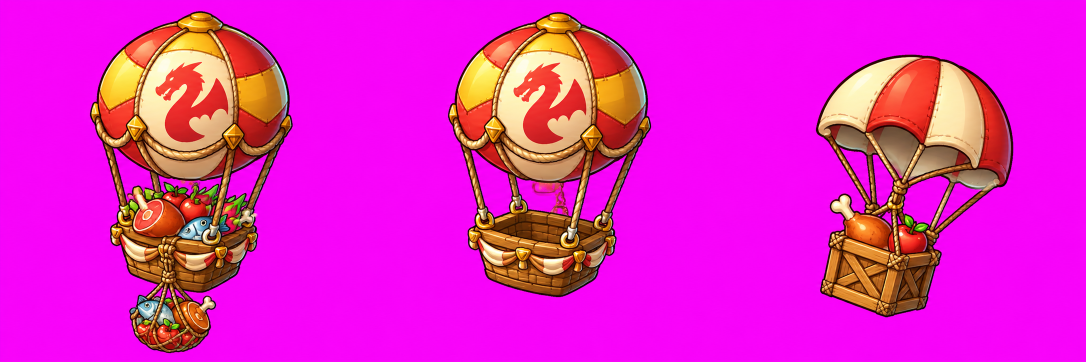
#> input picture assets/balloon/balloon.png, 2172 x 724 px (shown at 1/2 size)
$ python slice_balloon.py
#> lines starting #> are read from the running program, lines starting #| are printed output that depends on the picture; after the words box and inside, x2 and y2 are one past the last pixel; in counts of white or black regions, pixels touching at a corner belong together
### tools/lib/image.py
"""Shared image processing helpers (OpenCV + Pillow)."""
from __future__ import annotations

import numpy as np
from PIL import Image


def key_magenta(img: Image.Image) -> Image.Image:
    """Flat #FF00FF background -> transparency. 'Magenta-ness' = min(R, B) - G is ~250 on the
    background and grid lines and <= 0 on the dragon; edges get partial alpha and are despilled
    (the pink fringe is pulled back to grey) so they blend into any background."""
    arr = np.asarray(img.convert("RGB")).astype(np.float32)
    r, g, b = arr[..., 0], arr[..., 1], arr[..., 2]
    m = np.minimum(r, b) - g
    alpha = 1 - np.clip((m - 30) / 80, 0, 1)
    spill = np.clip(m, 0, None)
    out = np.dstack([r - spill, g, b - spill, alpha * 255]).clip(0, 255).astype(np.uint8)
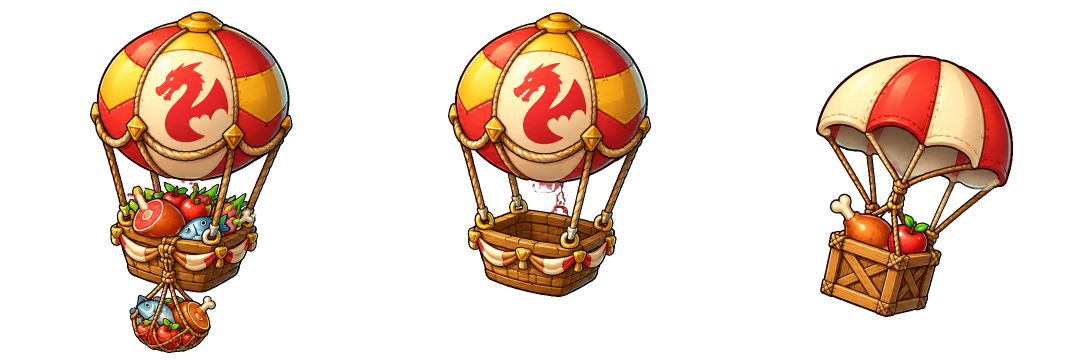
#> out: shape (724, 2172, 4) (shown at 1/2 size); mean of channels 0, 1, 2, 3 53.4, 33.2, 21.5, 71.7; transparent parts drawn white
    return Image.fromarray(out, "RGBA")


# [48 lines left out: functions key_distance, components, cut, shade, not called in this run]

### tools/slice_balloon.py
"""Food balloon + hunger icons -> frontend/public/balloon/.

  assets/balloon/balloon.png   3 cells side by side on magenta: loaded balloon (food net hanging under
                               the basket), empty balloon, food crate on a parachute
  assets/balloon/hunger.png    4 cells side by side on magenta: "hungry" bubble (ham), "starving"
                               bubble (cracked bowl), drool drop, stomach-growl swirl

Writes balloon_full.png + balloon_empty.png (one shared crop, so swapping them does not jump),
crate.png and hunger_1..4.png.
Usage: .venv/bin/python tools/slice_balloon.py
"""
import numpy as np
from PIL import Image

from lib.image import key_magenta
from lib.paths import ASSETS, PUBLIC

SRC, OUT = ASSETS / "balloon", PUBLIC / "balloon"


def cells(img, cols, rows):
#> called with cols = 3, rows = 1
    cw, ch = img.width / cols, img.height / rows
#> cw = 724; ch = 724
    return [img.crop((round(c * cw), round(r * ch), round((c + 1) * cw), round((r + 1) * ch)))
            for r in range(rows) for c in range(cols)]


def bbox(*imgs, pad=4):
    """One box around the opaque pixels of every image (same-size cells)."""
    a = np.max([np.asarray(im)[..., 3] for im in imgs], axis=0) > 12
    ys, xs = np.nonzero(a)
    return (max(0, xs.min() - pad), max(0, ys.min() - pad), xs.max() + pad + 1, ys.max() + pad + 1)


def save(im, name, size):
    im = im.copy()
    im.thumbnail((size, size), Image.LANCZOS)
    im.save(OUT / f"{name}.png", optimize=True)


def main():
    OUT.mkdir(parents=True, exist_ok=True)
    full, empty, crate = cells(key_magenta(Image.open(SRC / "balloon.png")), 3, 1)
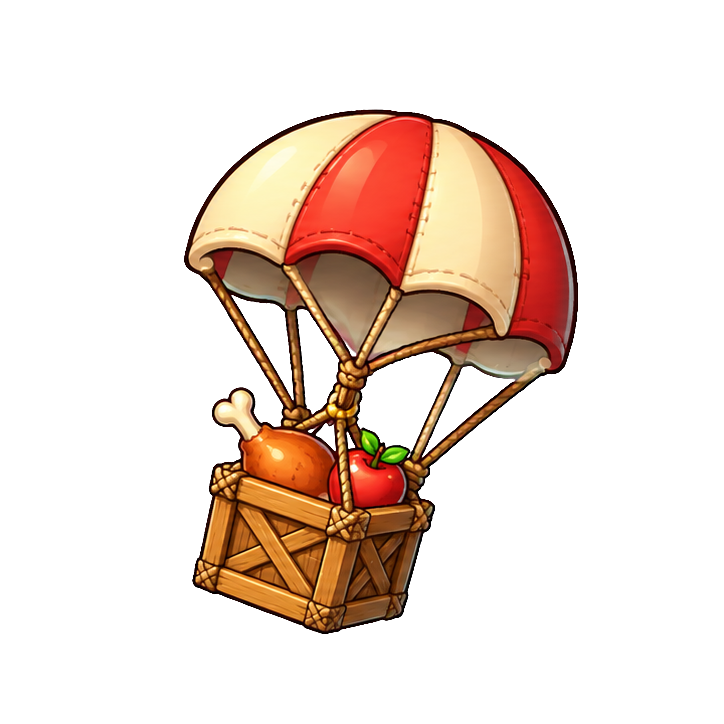
#> crate: PIL image 724x724 RGBA; mean R, G, B, A 45.3, 28.6, 20.6, 60.7; transparent parts drawn white
    box = bbox(full, empty)
#> box = (168, 18, 589, 710)
    save(full.crop(box), "balloon_full", 520)
    save(empty.crop(box), "balloon_empty", 520)
    save(crate.crop(bbox(crate)), "crate", 260)
    for k, im in enumerate(cells(key_magenta(Image.open(SRC / "hunger.png")), 4, 1)):
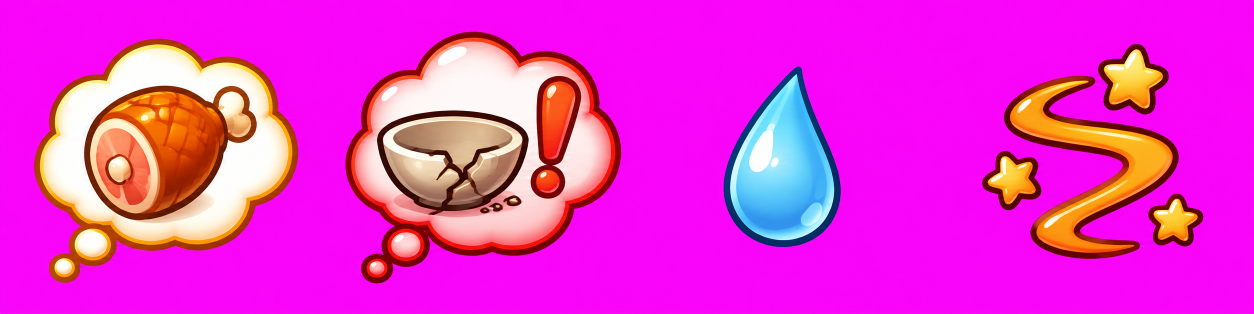
#> input picture assets/balloon/hunger.png, 2508 x 627 px (shown at 1/2 size)
#> in key_magenta (call 2), `alpha = 1 - np.clip((m - 30) / 80, 0, 1)`:
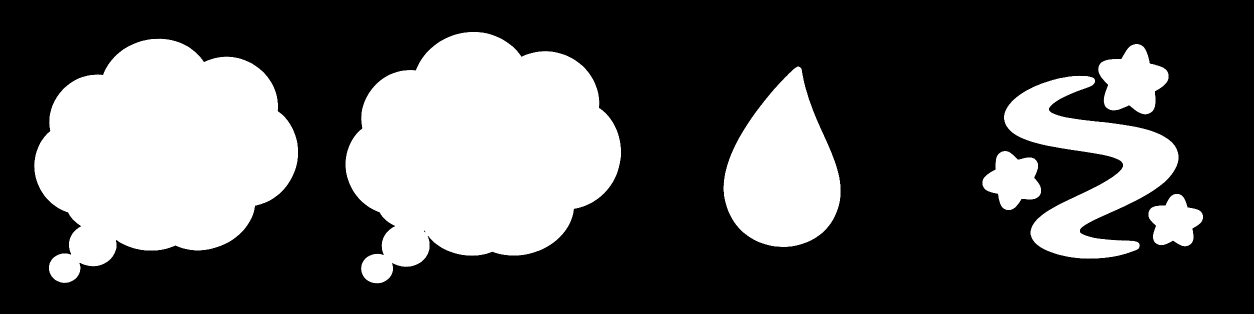
#> alpha: shape (627, 2508) float32 (shown at 1/2 size); min 0, max 1, mean 0.318
#> in key_magenta (call 2), `out = np.dstack([r - spill, g, b - spill, alpha * 255]).clip(0, 255).a..`:
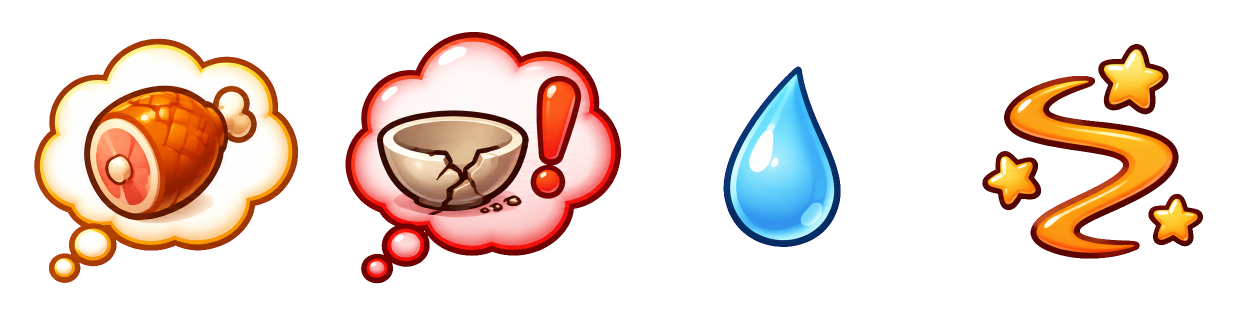
#> out: shape (627, 2508, 4) (shown at 1/2 size); mean of channels 0, 1, 2, 3 66.7, 49.6, 41.3, 81.2; transparent parts drawn white
        save(im.crop(bbox(im)), f"hunger_{k + 1}", 180)
#> call 3 of bbox, with pad = 4
#> in bbox (call 3), `a = np.max([np.asarray(im)[..., 3] for im in imgs], axis=0) > 12`:
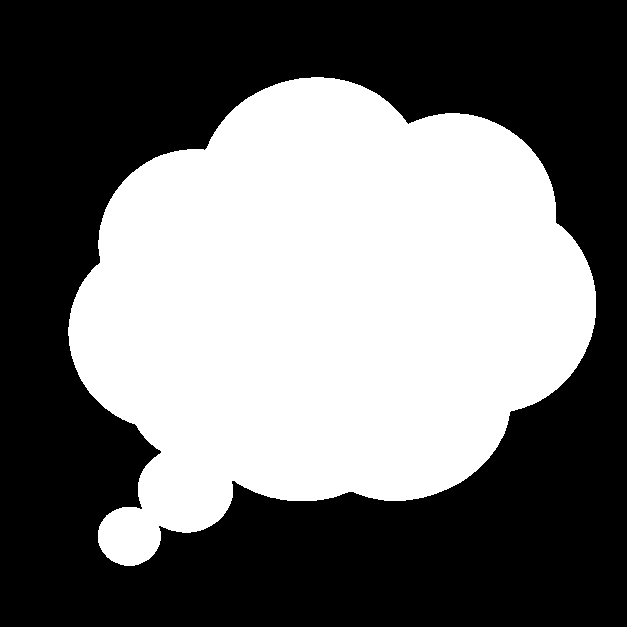
#> a: shape (627, 627) bool; 44.3% white; 1 white region, box (x1, y1, x2, y2) and area: (68, 77, 596, 566) 174040
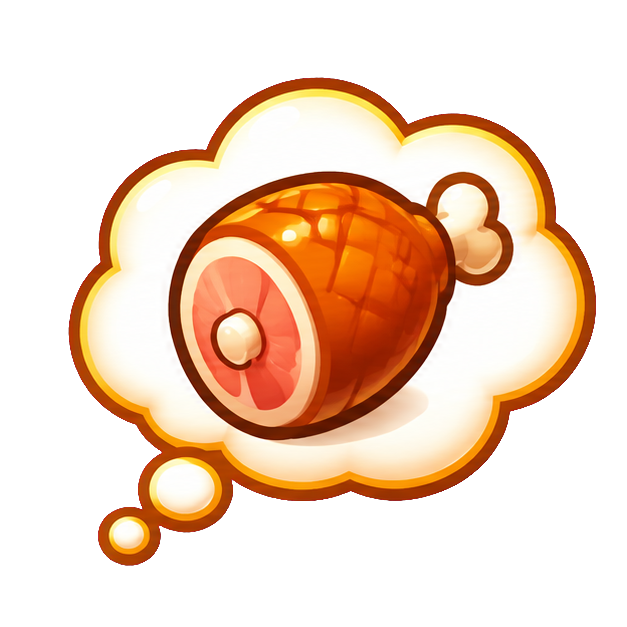
#> im: PIL image 627x627 RGBA; mean R, G, B, A 102.3, 75.4, 56.1, 112.7; transparent parts drawn white
    print(f"wrote balloon_full/empty, crate, hunger_1..4 to {OUT}")


if __name__ == "__main__":
    main()
